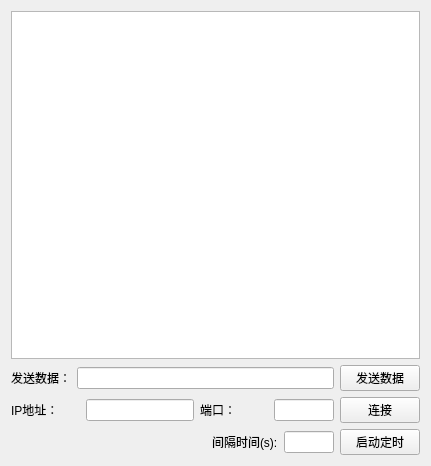
<?xml version="1.0" encoding="UTF-8"?>
<ui version="4.0">
 <class>MainWindow</class>
 <widget class="QMainWindow" name="MainWindow">
  <property name="geometry">
   <rect>
    <x>0</x>
    <y>0</y>
    <width>431</width>
    <height>466</height>
   </rect>
  </property>
  <property name="windowTitle">
   <string>MainWindow</string>
  </property>
  <widget class="QWidget" name="centralWidget">
   <layout class="QVBoxLayout" name="verticalLayout">
    <item>
     <widget class="QTextEdit" name="textEdit"/>
    </item>
    <item>
     <layout class="QHBoxLayout" name="horizontalLayout">
      <item>
       <widget class="QLabel" name="label">
        <property name="text">
         <string>发送数据：</string>
        </property>
       </widget>
      </item>
      <item>
       <widget class="QLineEdit" name="txtData"/>
      </item>
      <item>
       <widget class="QPushButton" name="pushSent">
        <property name="text">
         <string>发送数据</string>
        </property>
       </widget>
      </item>
     </layout>
    </item>
    <item>
     <layout class="QHBoxLayout" name="horizontalLayout_2">
      <item>
       <widget class="QLabel" name="label_2">
        <property name="text">
         <string>IP地址：</string>
        </property>
       </widget>
      </item>
      <item>
       <widget class="QLineEdit" name="txtIp">
        <property name="sizePolicy">
         <sizepolicy hsizetype="Preferred" vsizetype="Fixed">
          <horstretch>0</horstretch>
          <verstretch>0</verstretch>
         </sizepolicy>
        </property>
        <property name="echoMode">
         <enum>QLineEdit::Normal</enum>
        </property>
       </widget>
      </item>
      <item>
       <widget class="QLabel" name="label_3">
        <property name="text">
         <string>端口：</string>
        </property>
       </widget>
      </item>
      <item>
       <widget class="QLineEdit" name="txtPort">
        <property name="sizePolicy">
         <sizepolicy hsizetype="Ignored" vsizetype="Fixed">
          <horstretch>0</horstretch>
          <verstretch>0</verstretch>
         </sizepolicy>
        </property>
        <property name="minimumSize">
         <size>
          <width>60</width>
          <height>0</height>
         </size>
        </property>
        <property name="maximumSize">
         <size>
          <width>60</width>
          <height>16777215</height>
         </size>
        </property>
       </widget>
      </item>
      <item>
       <widget class="QPushButton" name="pushConnect">
        <property name="text">
         <string>连接</string>
        </property>
       </widget>
      </item>
     </layout>
    </item>
    <item>
     <layout class="QHBoxLayout" name="horizontalLayout_3">
      <item>
       <spacer name="horizontalSpacer">
        <property name="orientation">
         <enum>Qt::Horizontal</enum>
        </property>
        <property name="sizeHint" stdset="0">
         <size>
          <width>188</width>
          <height>18</height>
         </size>
        </property>
       </spacer>
      </item>
      <item>
       <widget class="QLabel" name="label_4">
        <property name="text">
         <string>间隔时间(s):</string>
        </property>
       </widget>
      </item>
      <item>
       <widget class="QLineEdit" name="lineEdit">
        <property name="sizePolicy">
         <sizepolicy hsizetype="Ignored" vsizetype="Fixed">
          <horstretch>50</horstretch>
          <verstretch>20</verstretch>
         </sizepolicy>
        </property>
        <property name="minimumSize">
         <size>
          <width>50</width>
          <height>0</height>
         </size>
        </property>
        <property name="maximumSize">
         <size>
          <width>50</width>
          <height>16777215</height>
         </size>
        </property>
       </widget>
      </item>
      <item>
       <widget class="QPushButton" name="timeBut">
        <property name="text">
         <string>启动定时</string>
        </property>
       </widget>
      </item>
     </layout>
    </item>
   </layout>
  </widget>
 </widget>
 <layoutdefault spacing="6" margin="11"/>
 <resources/>
 <connections/>
</ui>
